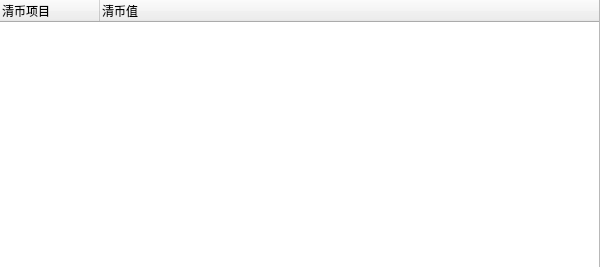
<?xml version="1.0" encoding="UTF-8"?>
<ui version="4.0">
 <class>Form</class>
 <widget class="QWidget" name="Form">
  <property name="geometry">
   <rect>
    <x>0</x>
    <y>0</y>
    <width>600</width>
    <height>267</height>
   </rect>
  </property>
  <property name="windowTitle">
   <string>Form</string>
  </property>
  <widget class="QWidget" name="verticalLayoutWidget">
   <property name="geometry">
    <rect>
     <x>-1</x>
     <y>-1</y>
     <width>601</width>
     <height>271</height>
    </rect>
   </property>
   <layout class="QVBoxLayout" name="verticalLayout">
    <item>
     <widget class="QTreeWidget" name="m_inventoryReportClearCoinDetailTreeWidget">
      <column>
       <property name="text">
        <string>清币项目</string>
       </property>
      </column>
      <column>
       <property name="text">
        <string>清币值</string>
       </property>
      </column>
     </widget>
    </item>
   </layout>
  </widget>
 </widget>
 <resources/>
 <connections/>
</ui>
